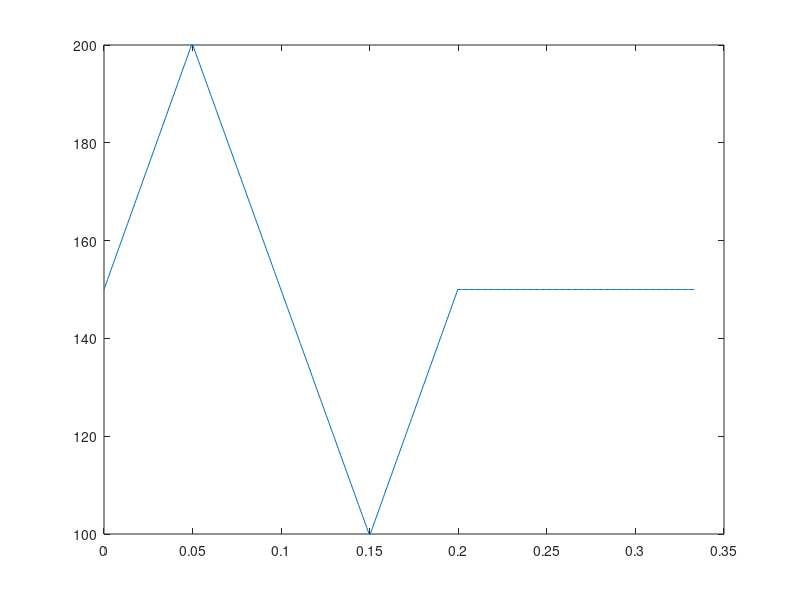

This chart was generated by the following MATLAB code: (Note: this script raises an error after producing the figure.)
clc
clear
close all
%% Params

f = 3.0; % Hz
T = 1/f;

N = 500;
publish_rate = f*N

V_thrust = 1000; % mm/s
V_swing = 1000; % mm/s
V_return = 1000; % mm/s

L_touchdown = 150; % mm
L_liftoff = 200; % mm
L_swing = 100; % mm


%% Calculation

h = L_touchdown*ones(N,1);
t = linspace(0,T,N);

% thrust phase (1)
dh_thrust = L_liftoff - L_touchdown;
T_thrust = dh_thrust / V_thrust;
i_thrust = int32(T_thrust / T * N);
t_thrust = linspace(0,T_thrust,i_thrust);
h(1:i_thrust) = L_touchdown + (t_thrust/T_thrust).*(dh_thrust);

% swing phase (2)
dh_swing = L_swing - L_liftoff;
T_swing = -dh_swing / V_swing;
i_swing = int32(T_swing / T * N);
t_swing = -linspace(0,T_swing,i_swing);
h(i_thrust+1:i_thrust+i_swing) = L_liftoff - (t_swing/T_swing).*dh_swing;

% return phase (3)
dh_return = L_touchdown - L_swing;
T_return = dh_return / V_return;
i_return = int32(T_return / T * N);
t_return = linspace(0,T_return,i_return);
h(i_thrust+i_swing+1:i_thrust+i_swing+i_return) = L_swing + (t_return/T_return).*dh_return;

%% Visualize

figure
plot(t,h)


%% Save

x = zeros(N,1);
z = zeros(N,1);
dat = [x -h z];
writematrix(dat, 'hop-test.csv', 'Delimiter', ',')